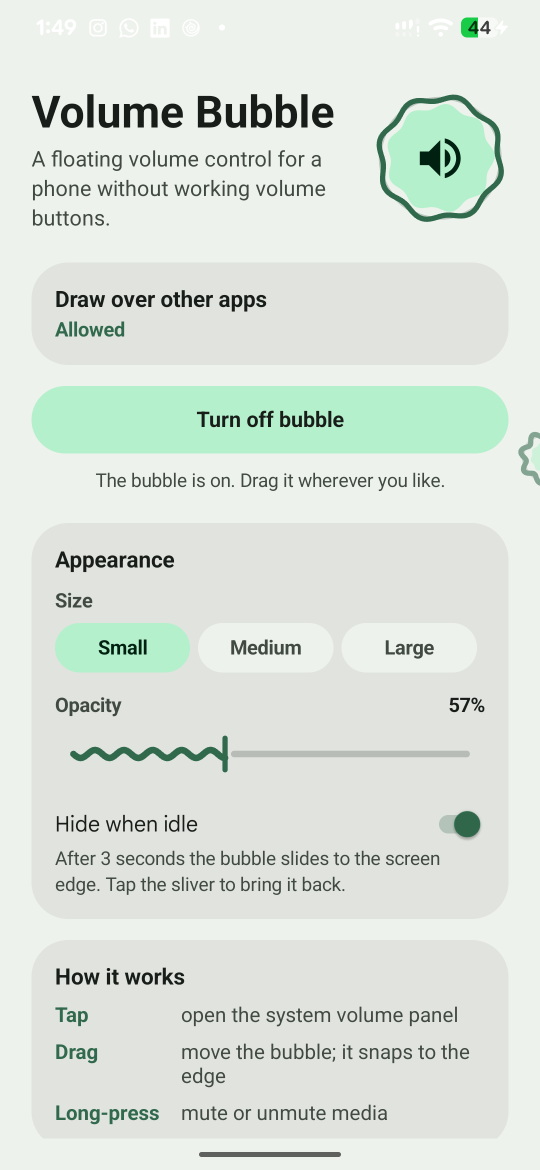
#> input picture docs/play-assets/settings-light.png, 1080 x 2340 px, found by its file name (shown at 1/2 size)
$ python gen_screenshots.py
#> lines starting #> are read from the running program, lines starting #| are printed output that depends on the picture; after the words box and inside, x2 and y2 are one past the last pixel; in counts of white or black regions, pixels touching at a corner belong together
# ---------------------------------------------------------------- art frames
import math


# [94 lines left out: functions cookie_points, draw_knob, header, footer, art_frame, not called in this run]


"""Compose Play Store phone screenshots: branded 1080x1920 marketing frames.

Real app captures are placed inside a device frame with a benefit-led headline,
on the Rockerless palette, so the listing reads as designed rather than as raw
device dumps.
"""
from PIL import Image, ImageDraw, ImageFont, ImageFilter
import os

W, H = 1080, 1920
OUT = "/tmp/play-assets"

PALETTE = {
    "dark": {"bg1": (18, 26, 48), "bg2": (44, 60, 100), "head": (233, 221, 255),
             "sub": (175, 198, 255), "frame": (10, 14, 26), "foot": (200, 210, 235)},
    "light": {"bg1": (240, 236, 255), "bg2": (214, 204, 246), "head": (42, 32, 74),
              "sub": (91, 63, 214), "frame": (255, 255, 255), "foot": (90, 80, 120)},
}

FONTS_BOLD = ["/System/Library/Fonts/HelveticaNeue.ttc", "/System/Library/Fonts/Helvetica.ttc",
              "/System/Library/Fonts/Supplemental/Arial Bold.ttf"]
FONTS_REG = ["/System/Library/Fonts/HelveticaNeue.ttc", "/System/Library/Fonts/Helvetica.ttc",
             "/System/Library/Fonts/Supplemental/Arial.ttf"]


def font(paths, size, index=0):
    for p in paths:
        if os.path.exists(p):
            try:
                return ImageFont.truetype(p, size, index=index)
            except Exception:
                continue
    return ImageFont.load_default()


def gradient(c1, c2):
#> called with c1 = (240, 236, 255), c2 = (214, 204, 246)
    img = Image.new("RGB", (1, H))
    d = ImageDraw.Draw(img)
    for y in range(H):
        t = y / (H - 1)
        d.point((0, y), tuple(int(a + (b - a) * t) for a, b in zip(c1, c2)))
    return img.resize((W, H))


def wrap(draw, text, fnt, max_w):
    words, lines, cur = text.split(), [], ""
    for w in words:
        trial = (cur + " " + w).strip()
        if draw.textlength(trial, font=fnt) <= max_w:
            cur = trial
        else:
            if cur:
                lines.append(cur)
            cur = w
    if cur:
        lines.append(cur)
    return lines


def rounded_mask(size, radius):
    m = Image.new("L", size, 0)
    ImageDraw.Draw(m).rounded_rectangle([0, 0, size[0] - 1, size[1] - 1], radius=radius, fill=255)
    return m


def compose(screen_path, out_name, headline, subline, theme, logo_path):
    P = PALETTE[theme]
    img = gradient(P["bg1"], P["bg2"])
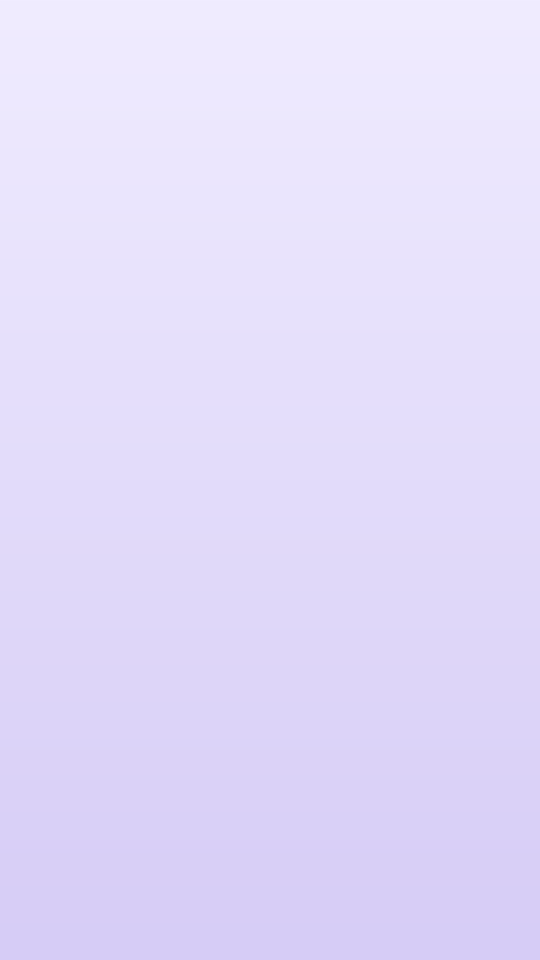
#> img: PIL image 1080x1920 RGB (shown at 1/2 size); mean R, G, B 226.5, 219.5, 250
    d = ImageDraw.Draw(img)

    hf = font(FONTS_BOLD, 74)
    sf = font(FONTS_REG, 36)
    ff = font(FONTS_BOLD, 30)

    lines = wrap(d, headline, hf, W - 150)
#> lines = 1 item
    y = 118
    for ln in lines:
        d.text((75, y), ln, font=hf, fill=P["head"])
        y += 86
#> this loop made 1 pass
#> y on pass 1: 204
#> after the loop, y = 204
    d.text((75, y + 10), subline, font=sf, fill=P["sub"])
    head_bottom = y + 70
#> head_bottom = 274

    # device
    shot = Image.open(screen_path).convert("RGB")
    max_h = 1220
    scale = max_h / shot.height
#> scale = 0.521
    sw, sh = int(shot.width * scale), max_h
#> sw = 563; sh = 1220
    shot = shot.resize((sw, sh), Image.LANCZOS)
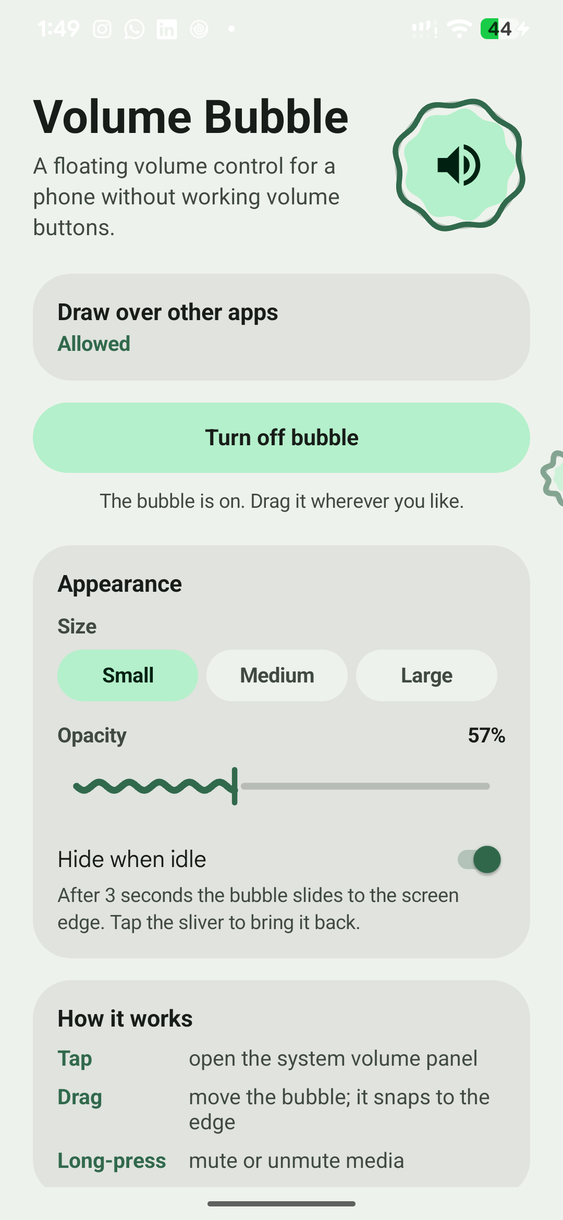
#> shot: PIL image 563x1220 RGB; mean R, G, B 218.6, 226.8, 218.8

    pad = 16
    fw, fh = sw + pad * 2, sh + pad * 2
#> fw = 595; fh = 1252
    fx = (W - fw) // 2
#> fx = 242
    fy = max(head_bottom + 40, 470)
#> fy = 470

    shadow = Image.new("RGBA", (W, H), (0, 0, 0, 0))
#> shadow: PIL image 1080x1920 RGBA; every value is 0
    ImageDraw.Draw(shadow).rounded_rectangle(
        [fx + 6, fy + 18, fx + fw + 6, fy + fh + 18], radius=52, fill=(0, 0, 0, 90))
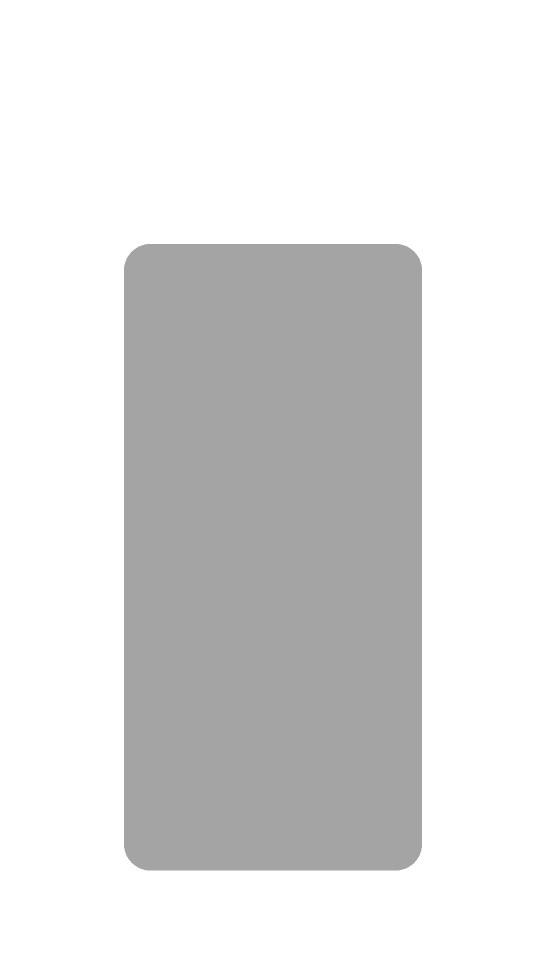
#> shadow: PIL image 1080x1920 RGBA (shown at 1/2 size); mean R, G, B, A 0, 0, 0, 32.3; transparent parts drawn white
    img = Image.alpha_composite(img.convert("RGBA"), shadow.filter(ImageFilter.GaussianBlur(22))).convert("RGB")
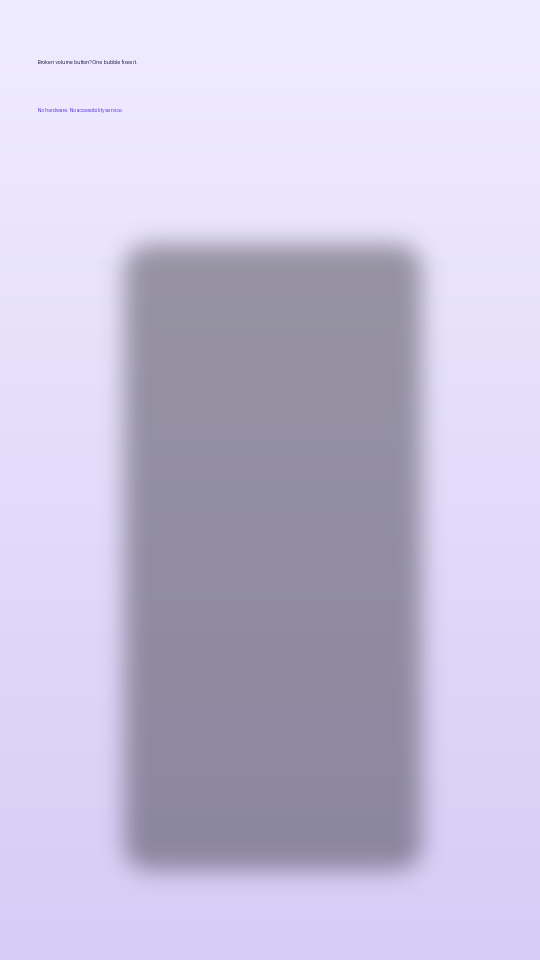
#> img: PIL image 1080x1920 RGB (shown at 1/2 size); mean R, G, B 198, 191.9, 218.3
    d = ImageDraw.Draw(img)

    d.rounded_rectangle([fx, fy, fx + fw, fy + fh], radius=48, fill=P["frame"])
    inner_mask = rounded_mask((sw, sh), 34)
#> in rounded_mask, `m = Image.new("L", size, 0)`: m: PIL image 563x1220 L; every value is 0
#> in rounded_mask, `ImageDraw.Draw(m).rounded_rectangle([0, 0, size[0] - 1, size[1] - 1], ..`:
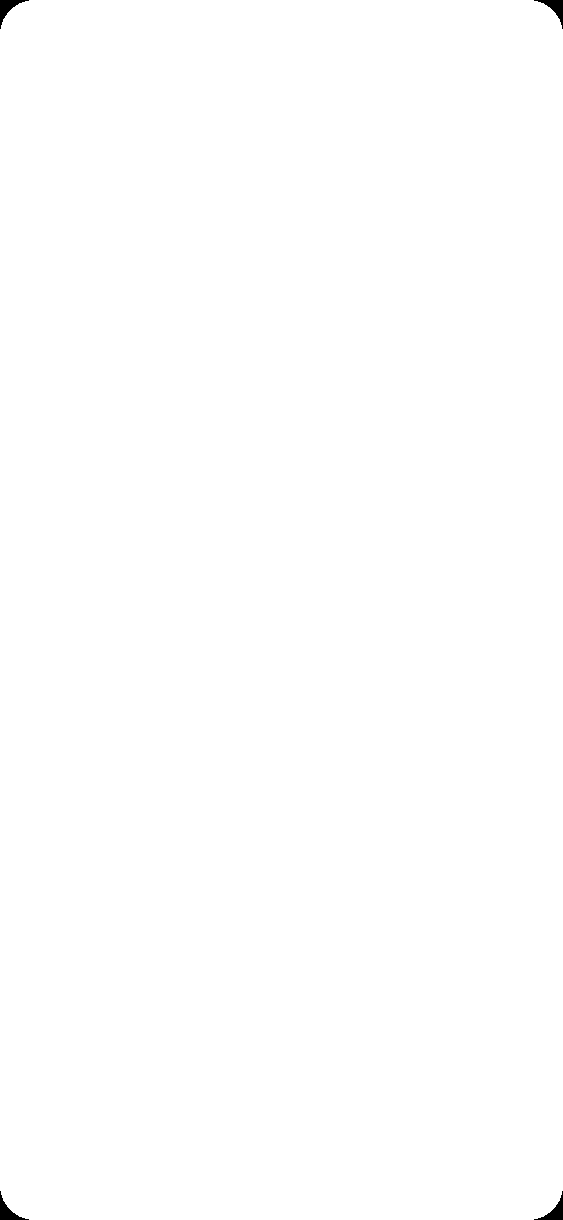
#> m: PIL image 563x1220 L; 99.8% white; 4 black regions, box (x1, y1, x2, y2) and area: (0, 0, 29, 29) 260, (534, 0, 563, 29) 260, (0, 1191, 29, 1220) 260, (534, 1191, 563, 1220) 260
    img.paste(shot, (fx + pad, fy + pad), inner_mask)
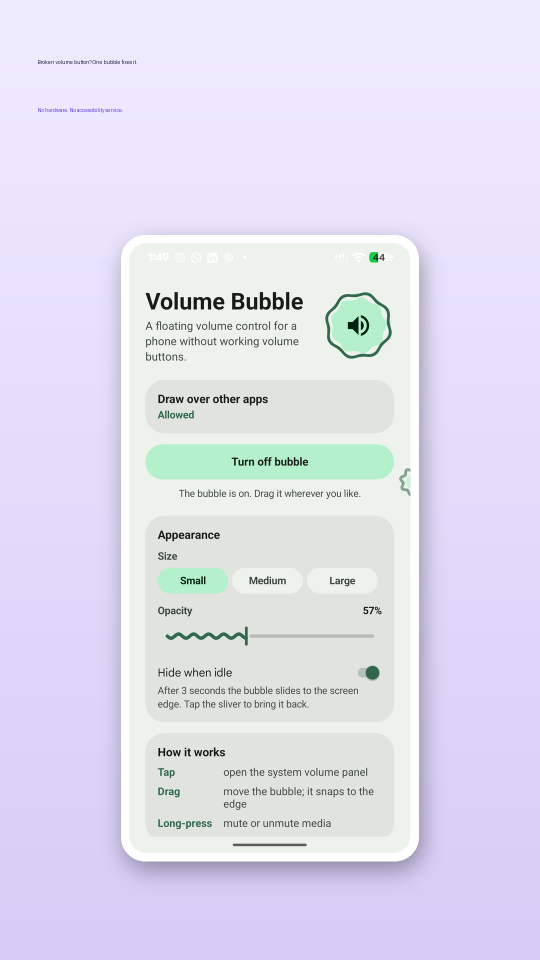
#> img: PIL image 1080x1920 RGB (shown at 1/2 size); mean R, G, B 223.9, 222.3, 238.5

    # footer
#> (the run stopped early here; a loop or call above may not have finished)
